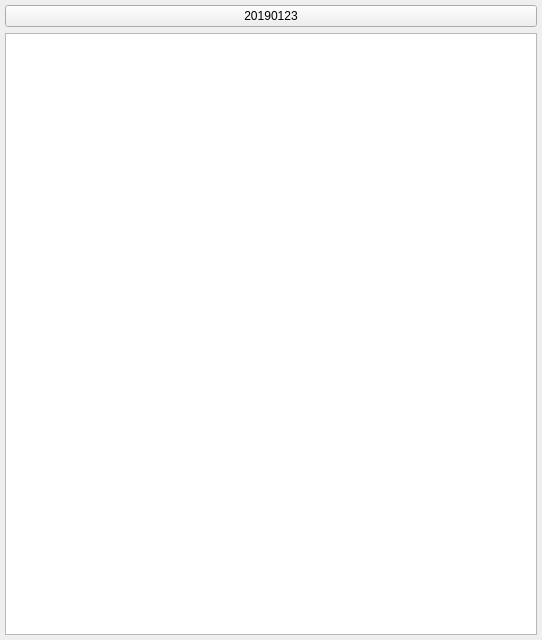
<?xml version="1.0" encoding="UTF-8"?>
<ui version="4.0">
 <class>mainlog</class>
 <widget class="QWidget" name="mainlog">
  <property name="geometry">
   <rect>
    <x>0</x>
    <y>0</y>
    <width>542</width>
    <height>640</height>
   </rect>
  </property>
  <property name="windowTitle">
   <string>Form</string>
  </property>
  <layout class="QGridLayout" name="gridLayout">
   <property name="leftMargin">
    <number>5</number>
   </property>
   <property name="topMargin">
    <number>5</number>
   </property>
   <property name="rightMargin">
    <number>5</number>
   </property>
   <property name="bottomMargin">
    <number>5</number>
   </property>
   <item row="1" column="0">
    <widget class="QTextEdit" name="telog">
     <property name="sizePolicy">
      <sizepolicy hsizetype="Expanding" vsizetype="MinimumExpanding">
       <horstretch>0</horstretch>
       <verstretch>0</verstretch>
      </sizepolicy>
     </property>
     <property name="minimumSize">
      <size>
       <width>0</width>
       <height>400</height>
      </size>
     </property>
     <property name="html">
      <string>&lt;!DOCTYPE HTML PUBLIC &quot;-//W3C//DTD HTML 4.0//EN&quot; &quot;http://www.w3.org/TR/REC-html40/strict.dtd&quot;&gt;
&lt;html&gt;&lt;head&gt;&lt;meta name=&quot;qrichtext&quot; content=&quot;1&quot; /&gt;&lt;style type=&quot;text/css&quot;&gt;
p, li { white-space: pre-wrap; }
&lt;/style&gt;&lt;/head&gt;&lt;body style=&quot; font-family:'SimSun'; font-size:9pt; font-weight:400; font-style:normal;&quot;&gt;
&lt;p style=&quot;-qt-paragraph-type:empty; margin-top:0px; margin-bottom:0px; margin-left:0px; margin-right:0px; -qt-block-indent:0; text-indent:0px;&quot;&gt;&lt;br /&gt;&lt;/p&gt;&lt;/body&gt;&lt;/html&gt;</string>
     </property>
    </widget>
   </item>
   <item row="0" column="0">
    <widget class="QPushButton" name="pushButton">
     <property name="text">
      <string>20190123</string>
     </property>
    </widget>
   </item>
  </layout>
 </widget>
 <resources/>
 <connections/>
</ui>
